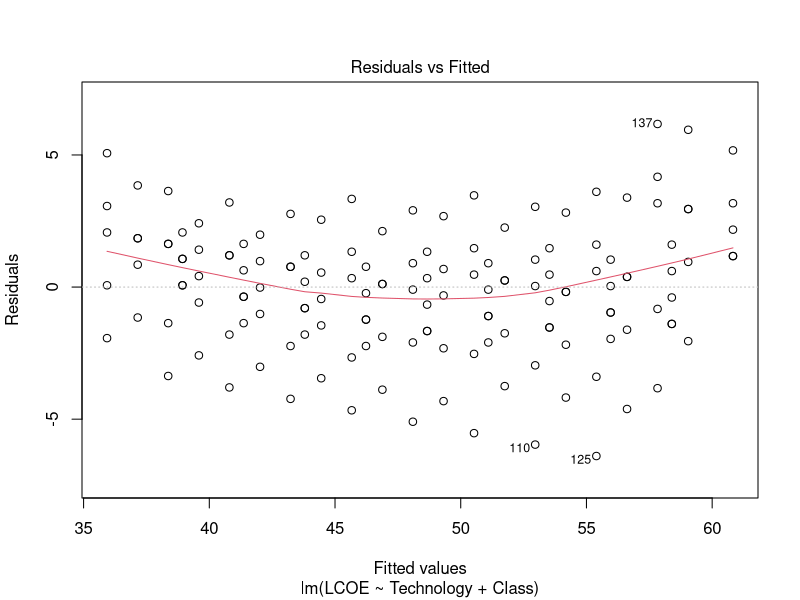
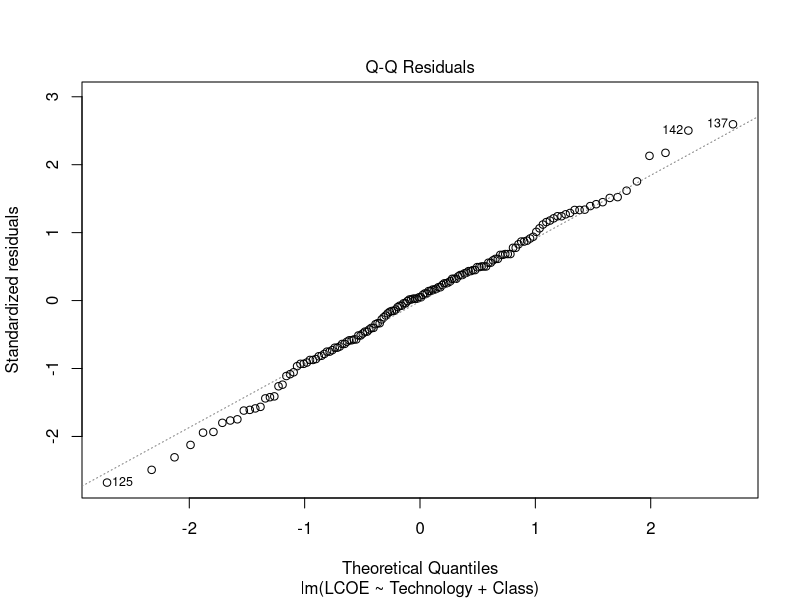
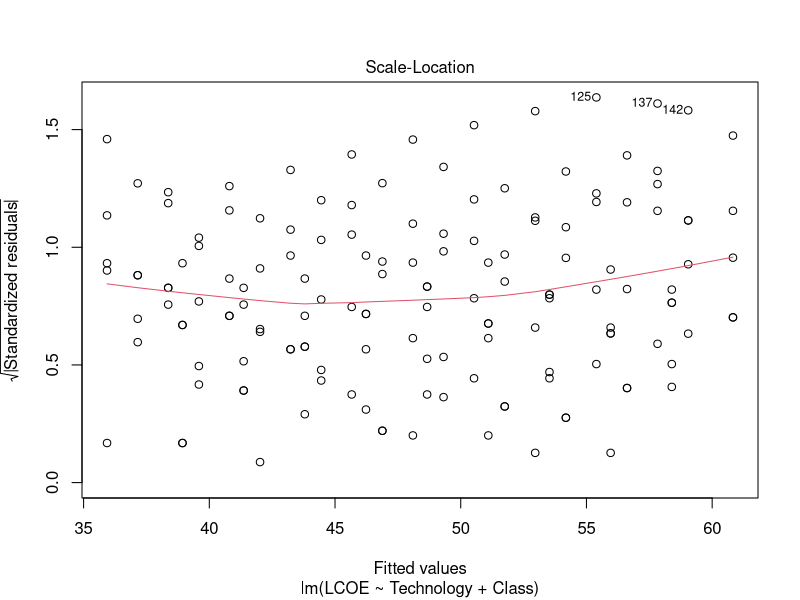
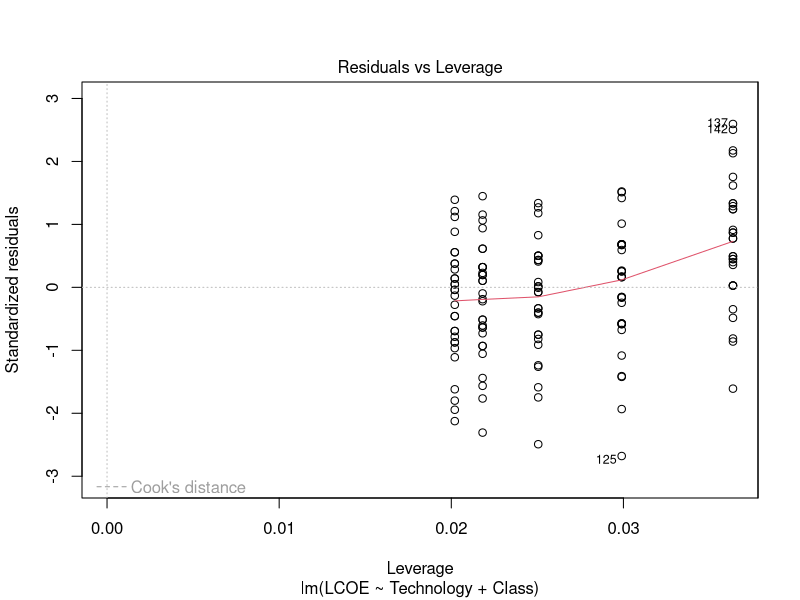
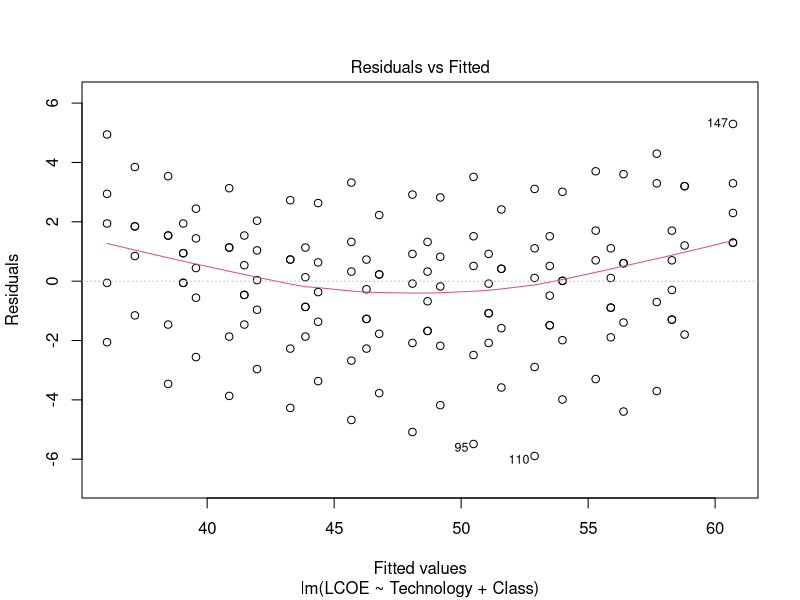
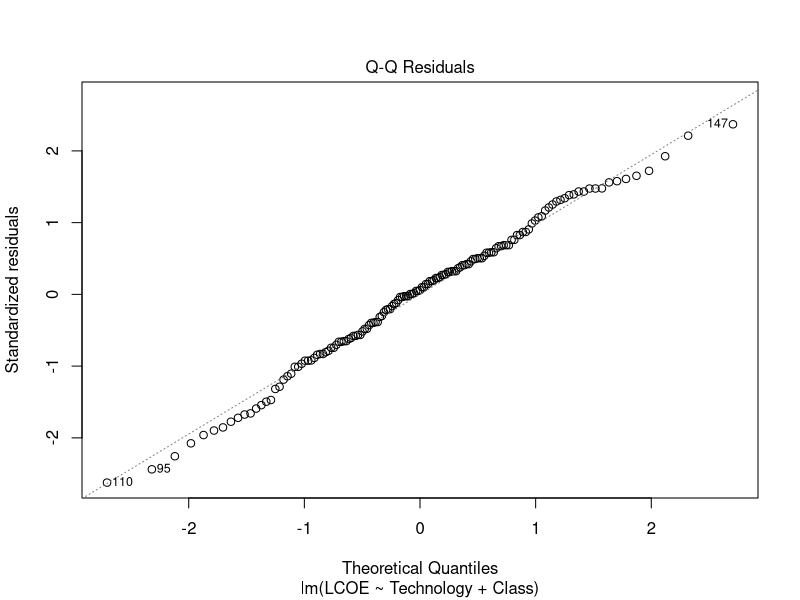
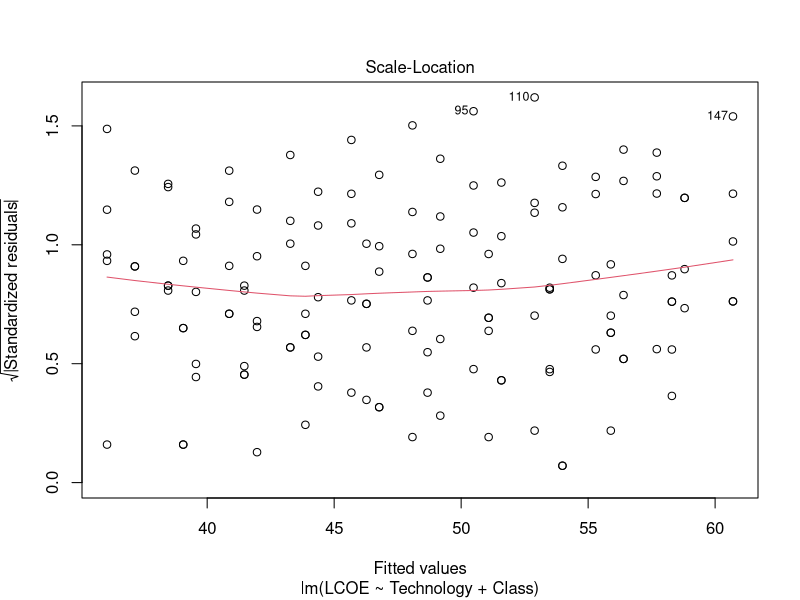
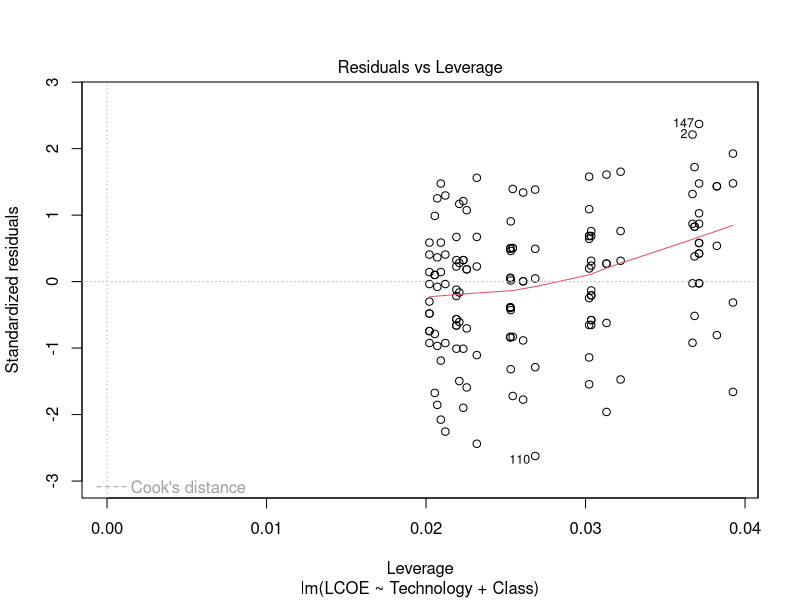

Recreate these plots in R, in order. (Note: this script raises an error after producing the figures.)
## ---- chunk 1
#Load packages
library(tidyverse)
library(here)
library(dplyr)
library(readxl)
library(openxlsx)

#Load in data
Solar_ATB <- read.csv("Processed_Data/Solar_ATB_Long.csv")
## ---- chunk 2
Solar_ATB <- Solar_ATB %>%
  select(-"X")

Model1.lm <- lm(LCOE ~
                Technology +
                Class,
                data = Solar_ATB)
summary(Model1.lm)
plot(Model1.lm)

AIC(Model1.lm)

view(Solar_ATB)

## ---- chunk 3
# Remove data point 
Solar_ATB_Model1.2 <- Solar_ATB[-c(125,137,142),]
Model1.2.lm <- lm(LCOE ~
                Technology +
                Class,
             data = Solar_ATB_Model1.2)
summary(Model1.2.lm)
plot(Model1.2.lm)
AIC(Model1.2.lm)
## ---- chunk 4
Model2.lm <- lm(LCOE ~
                Technology +
                Net_Capacity_Factor,
             data = Solar_ATB)
summary(Model2.lm)
plot(Model2.lm)
AIC(Model2.lm)
## ---- chunk 5
# Remove data point 1,29,30
Solar_ATB_Model2.2 <- Solar_ATB[-c(137,142,147),]
Model2.2.lm <- lm(LCOE ~
                Technology +
                Net_Capacity_Factor,
             data = Solar_ATB_Model2.2)
summary(Model2.2.lm)
plot(Model2.2.lm)
AIC(Model2.2.lm)
## ---- chunk 6
# Model variable: Technology and generation
Model3.lm <- lm(LCOE ~
                Technology +
                log(Annual_Generation_MWh),
             data = Solar_ATB)
summary(Model3.lm)
plot(Model3.lm)
## ---- chunk 7
# Remove data point 1,29,30
Solar_ATB_Model3.2 <- Solar_ATB[-c(95,110,125),]
Model3.2.lm <- lm(LCOE ~
                Technology +
                log(Annual_Generation_MWh),
             data = Solar_ATB_Model3.2)
summary(Model3.2.lm)
plot(Model3.2.lm)
AIC(Model3.2.lm)
